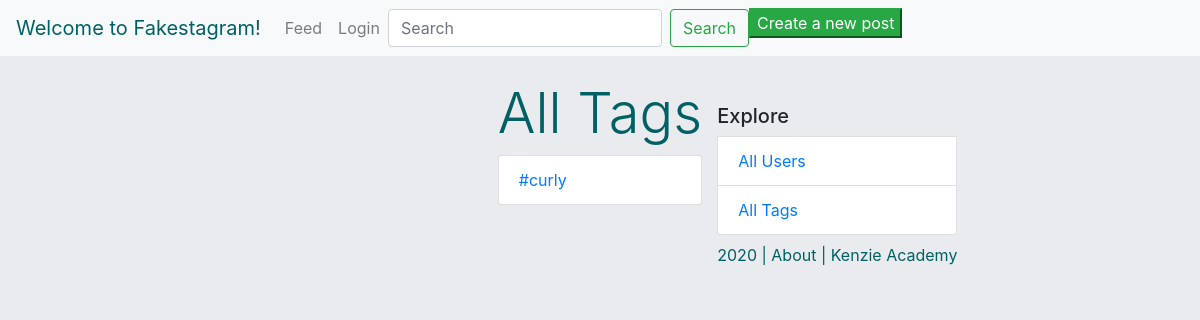
Before: /tags with the older database file.
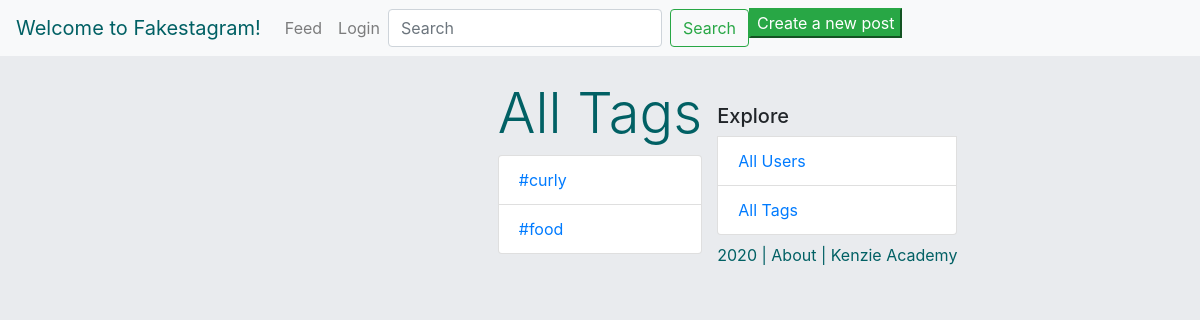
After: the same page with the newer database file.
### tags/models.py (models this page shows, shortened)
class Tag(models.Model):
    text = models.TextField(max_length=500)
    post = models.ManyToManyField(
        'insta_backend.Post',
        blank=True,
        related_name="tagged_posts")
    slug = models.SlugField(null=True, unique=True)
    def __str__(self):
        return f"{self.text}"

### tags/views.py (the view)
# urls.py: path("tags", all_tags_view, name="all_tags")
def all_tags_view(request):
    template = 'all_tags.html'
    tags = Tag.objects.all().order_by('text')
    print(tags)
    context = {
        'tags': tags,
    }
    return render(request, template, context)

### authentication/templates/all_tags.html (shortened to what this page needs)
{% extends 'base.html' %}
{% block content %}
    <div class="col d-flex mt-5 align-left" >
    </div>
    <div class="feed" style="margin-bottom: 10rem;">
        <h1 class='display-4 mt-4 text-center' style="color: #016064;">
            All Tags
        </h1>
         <ul class="list-group">
        {% for tag in tags %}
           <li class="list-group-item list-group-item-action">
                <a href="{% url 'tag_list' slug=tag.slug %}">#{{tag.text}}</a>
            </li>
        {% endfor %}
        </ul>
    </div>
{% endblock%}

Changed rows visible on the page:
added Tag: text "food"
